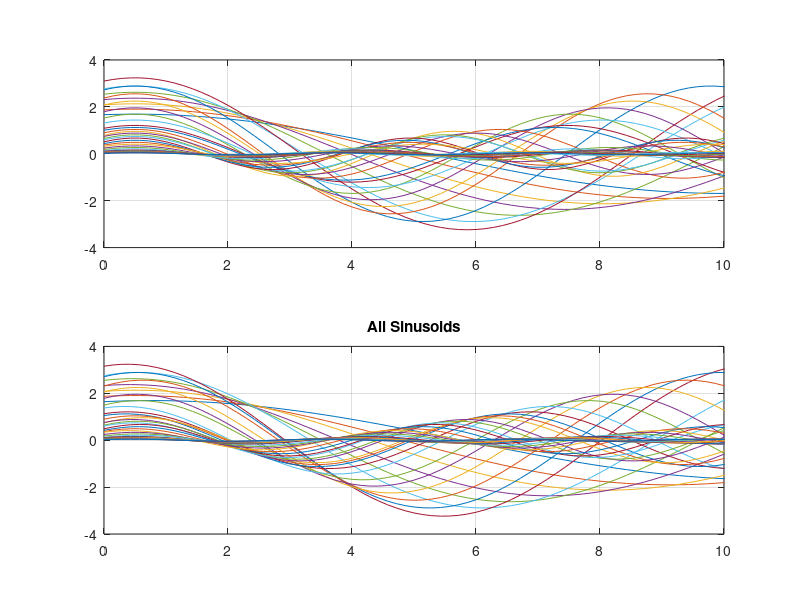
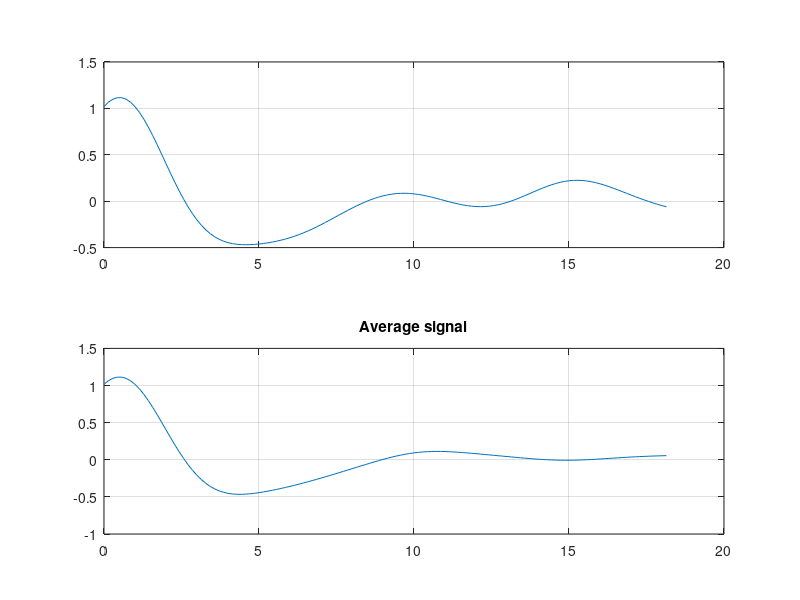
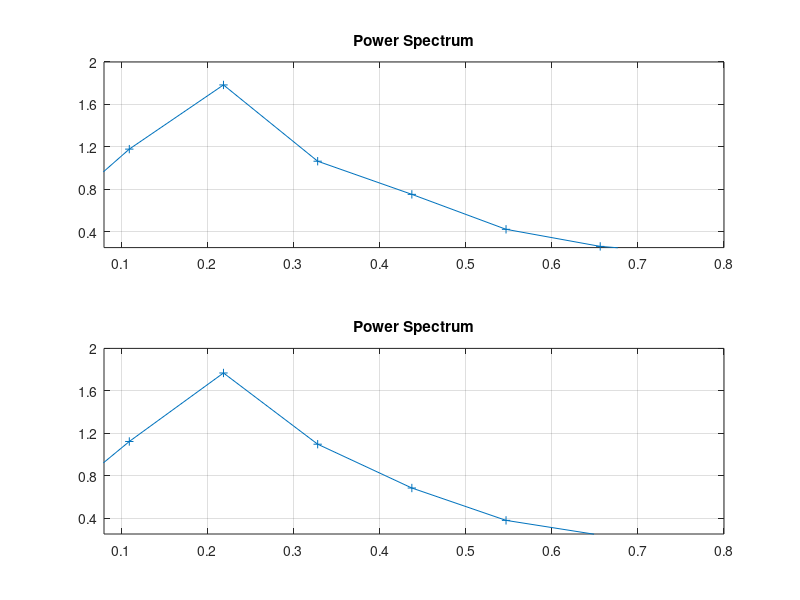
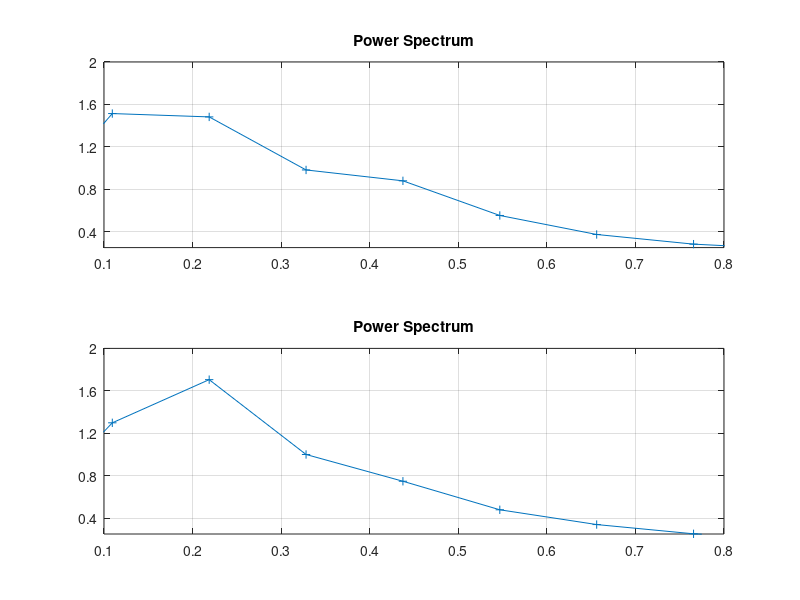

The MATLAB script that drew these images, in order:
%Power Spectrum
clf
clear

%frequency resolution desired: 0.11
%FR = fs/fft size
%0.10 = 7/fft -> fft size = 7/.10 = ~70
%current resolution: 0.0025 = 7/x -> fft size of 2800


v=36;
m=.01;
fr=0.11;

fs=700*m;
T=1/fs;
t=0:T:(T*2*round(fs/fr))-T;

x=linspace(10*m,66*m, v);
z=linspace(10*m,66*m, v);
adjust=zeros(1,v);

for i=1:v
    adjust(i)=0.2*x(i)*(-0.5+rand);
    z(i)=z(i)+adjust(i);
end
yn=cell(v,1);
yn1=cell(v,1);
sn = [1.3,1.38,1.46,1.54,1.62,1.7,1.8,1.7,1.6,1.5,1.4,1.3,1.2,1.10...
    1.06,1.02,0.98,0.94,0.90,0.86,0.82,0.76,0.7,0.64,0.58,0.52,0.46,0.4...
    0.375,0.35,0.325,0.3,0.275,0.25,0.225,0.2];
sn = sn.^(2);

for i=1:v
   yn{i}=sn(i)*sin(z(i)*pi*(t+0.50/z(i) - 0.5));
   yn1{i}=sn(i)*sin(x(i)*pi*(t+0.50/z(i) - 0.5));
end

yavg=zeros(1,length(t));
yavg1=zeros(1,length(t));

for i=1:length(t)
    y=0;
    y1=0;
    for j=1:length(yn)
        y=y+yn{j,1}(i);
        y1=y1+yn1{j,1}(i);
    end
    yavg(i)=y/v;
    yavg1(i)=y1/v;
end
L=length(yn{1,1});

yx=fft(yavg)./numel(yavg);
yx1=fft(yavg1)./numel(yavg1);
xpow=abs(yx(1:L/2+1));
xpow1=abs(yx1(1:L/2+1));

fn=cell(v,1);
fn1=cell(v,1);
%n=2^nextpow2(L);
for i=1:v
    ym=fft(yn{i,1})./numel(yn{i,1});
    ym1=fft(yn1{i,1})./numel(yn{i,1});
    power=abs(ym(1:L/2+1));
    power1=abs(ym1(1:L/2+1));
    %power=abs(ym(1:L/2)).^2;
    %P2=abs(ym);
    %P1=P2(1:L/2+1);
    %P1(2:end-1)=2*P1(2:end-1);
    fn{i,1}=power;
    fn1{i,1}=power1;
%     ym(1) = [];
     
%     fn{i,1}=power;
%     fn{i,1}(1)=[];
end
nyquist=1;
freq=fs*(0:L/2)/(L/2)*nyquist;
%period=1./freq;
%freq=2*(1:(L/2))/L;

pavg=zeros(1,length(power));
pavg1=zeros(1,length(power1));
for i=1:length(pavg)-1
    p=0;
    p1=0;
    for j=1:v
        p=p+fn{j,1}(i);
        p1=p1+fn1{j,1}(i);
    end
    pavg(i)=p/v;
    pavg1(i)=p1/v;
end

%d=pspectrum(yn{15});


figure(1)
subplot(2,1,1)
plot(t, yn{1})
hold on
for i=2:v
    plot(t, yn{i});
end
hold off
grid
xlim([0,10])
subplot(2,1,2)
plot(t, yn1{1})
hold on
for i=2:v
    plot(t, yn1{i});
end
hold off
grid
xlim([0,10])
title('All Sinusoids')

figure(2)
subplot(2,1,1)
plot(t, yavg)

grid
subplot(2,1,2)
plot(t, yavg1)
grid
title('Average signal')

figure(3)
subplot(2,1,1)
plot(freq, 6*pavg, '-+')
xlim([8*m,80*m])
ylim([25*m, 200*m])
xticks([0.1 0.2 0.3 0.4 0.5 0.6 0.7 0.8])
yticks([0 0.4 0.8 1.2 1.6 2.0])
grid
title('Power Spectrum')
subplot(2,1,2)
plot(freq, 6*pavg1, '-+')
xlim([8*m,80*m])
ylim([25*m, 200*m])
xticks([0.1 0.2 0.3 0.4 0.5 0.6 0.7 0.8])
yticks([0 0.4 0.8 1.2 1.6 2.0])
grid
title('Power Spectrum')

figure(4)
subplot(2,1,1)
plot(freq, 10*xpow, '-+')
xlim([10*m,80*m])
ylim([25*m, 200*m])
xticks([0.1 0.2 0.3 0.4 0.5 0.6 0.7 0.8])
yticks([0 0.4 0.8 1.2 1.6 2.0])
grid
title('Power Spectrum')
subplot(2,1,2)
plot(freq, 10*xpow1, '-+')
xlim([10*m,80*m])
ylim([25*m, 200*m])
xticks([0.1 0.2 0.3 0.4 0.5 0.6 0.7 0.8])
yticks([0 0.4 0.8 1.2 1.6 2.0])
grid
title('Power Spectrum')

% figure(5)
% subplot(2,1,1)
% plot(log(freq), log(pavg))
% grid
% subplot(2,1,2)
% plot(log(freq), log(pavg1))
% grid